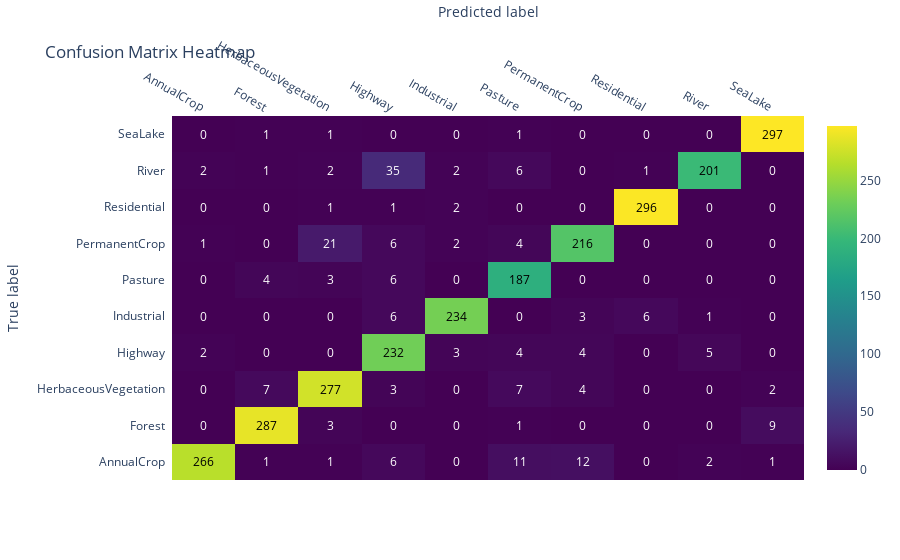

The cell this chart's notebook holds for it:
### Code cell
## using this because my matplotlib is broken
## feel free to use the block from above if yours work. 

import plotly.figure_factory as ff

z = cm.tolist()  # Convert the confusion matrix to a nested list
z_text = [["{:.0f}".format(y) for y in x] for x in z]  # Format values as strings

fig = ff.create_annotated_heatmap(
    z=z,
    x=class_names,
    y=class_names,
    annotation_text=z_text,
    colorscale="Viridis",
    showscale=True
)

fig.update_layout(
    title="Confusion Matrix Heatmap",
    xaxis_title="Predicted label",
    yaxis_title="True label",
    font=dict(size=12)
)

fig.show()

### Figure 1 — Plotly figure (JSON) as saved in the notebook; plotly's stock layout.template omitted (floating-point values rounded to 4 significant figures)
{"data": [{"colorscale": [[0, "#440154"], [0.1111, "#482878"], [0.2222, "#3e4989"], [0.3333, "#31688e"], [0.4444, "#26828e"], [0.5556, "#1f9e89"], [0.6667, "#35b779"], [0.7778, "#6ece58"], [0.8889, "#b5de2b"], [1, "#fde725"]], "reversescale": false, "showscale": true, "type": "heatmap", "x": ["AnnualCrop", "Forest", "HerbaceousVegetation", "Highway", "Industrial", "Pasture", "PermanentCrop", "Residential", "River", "SeaLake"], "y": ["AnnualCrop", "Forest", "HerbaceousVegetation", "Highway", "Industrial", "Pasture", "PermanentCrop", "Residential", "River", "SeaLake"], "z": [[266, 1, 1, 6, 0, 11, 12, 0, 2, 1], [0, 287, 3, 0, 0, 1, 0, 0, 0, 9], [0, 7, 277, 3, 0, 7, 4, 0, 0, 2], [2, 0, 0, 232, 3, 4, 4, 0, 5, 0], [0, 0, 0, 6, 234, 0, 3, 6, 1, 0], [0, 4, 3, 6, 0, 187, 0, 0, 0, 0], [1, 0, 21, 6, 2, 4, 216, 0, 0, 0], [0, 0, 1, 1, 2, 0, 0, 296, 0, 0], [2, 1, 2, 35, 2, 6, 0, 1, 201, 0], [0, 1, 1, 0, 0, 1, 0, 0, 0, 297]]}], "layout": {"annotations": [{"font": {"color": "#000000"}, "showarrow": false, "text": "266", "x": "AnnualCrop", "xref": "x", "y": "AnnualCrop", "yref": "y"}, {"font": {"color": "#FFFFFF"}, "showarrow": false, "text": "1", "x": "Forest", "xref": "x", "y": "AnnualCrop", "yref": "y"}, {"font": {"color": "#FFFFFF"}, "showarrow": false, "text": "1", "x": "HerbaceousVegetation", "xref": "x", "y": "AnnualCrop", "yref": "y"}, {"font": {"color": "#FFFFFF"}, "showarrow": false, "text": "6", "x": "Highway", "xref": "x", "y": "AnnualCrop", "yref": "y"}, {"font": {"color": "#FFFFFF"}, "showarrow": false, "text": "0", "x": "Industrial", "xref": "x", "y": "AnnualCrop", "yref": "y"}, {"font": {"color": "#FFFFFF"}, "showarrow": false, "text": "11", "x": "Pasture", "xref": "x", "y": "AnnualCrop", "yref": "y"}, {"font": {"color": "#FFFFFF"}, "showarrow": false, "text": "12", "x": "PermanentCrop", "xref": "x", "y": "AnnualCrop", "yref": "y"}, {"font": {"color": "#FFFFFF"}, "showarrow": false, "text": "0", "x": "Residential", "xref": "x", "y": "AnnualCrop", "yref": "y"}, {"font": {"color": "#FFFFFF"}, "showarrow": false, "text": "2", "x": "River", "xref": "x", "y": "AnnualCrop", "yref": "y"}, {"font": {"color": "#FFFFFF"}, "showarrow": false, "text": "1", "x": "SeaLake", "xref": "x", "y": "AnnualCrop", "yref": "y"}, {"font": {"color": "#FFFFFF"}, "showarrow": false, "text": "0", "x": "AnnualCrop", "xref": "x", "y": "Forest", "yref": "y"}, {"font": {"color": "#000000"}, "showarrow": false, "text": "287", "x": "Forest", "xref": "x", "y": "Forest", "yref": "y"}, {"font": {"color": "#FFFFFF"}, "showarrow": false, "text": "3", "x": "HerbaceousVegetation", "xref": "x", "y": "Forest", "yref": "y"}, {"font": {"color": "#FFFFFF"}, "showarrow": false, "text": "0", "x": "Highway", "xref": "x", "y": "Forest", "yref": "y"}, {"font": {"color": "#FFFFFF"}, "showarrow": false, "text": "0", "x": "Industrial", "xref": "x", "y": "Forest", "yref": "y"}, {"font": {"color": "#FFFFFF"}, "showarrow": false, "text": "1", "x": "Pasture", "xref": "x", "y": "Forest", "yref": "y"}, {"font": {"color": "#FFFFFF"}, "showarrow": false, "text": "0", "x": "PermanentCrop", "xref": "x", "y": "Forest", "yref": "y"}, {"font": {"color": "#FFFFFF"}, "showarrow": false, "text": "0", "x": "Residential", "xref": "x", "y": "Forest", "yref": "y"}, {"font": {"color": "#FFFFFF"}, "showarrow": false, "text": "0", "x": "River", "xref": "x", "y": "Forest", "yref": "y"}, {"font": {"color": "#FFFFFF"}, "showarrow": false, "text": "9", "x": "SeaLake", "xref": "x", "y": "Forest", "yref": "y"}, {"font": {"color": "#FFFFFF"}, "showarrow": false, "text": "0", "x": "AnnualCrop", "xref": "x", "y": "HerbaceousVegetation", "yref": "y"}, {"font": {"color": "#FFFFFF"}, "showarrow": false, "text": "7", "x": "Forest", "xref": "x", "y": "HerbaceousVegetation", "yref": "y"}, {"font": {"color": "#000000"}, "showarrow": false, "text": "277", "x": "HerbaceousVegetation", "xref": "x", "y": "HerbaceousVegetation", "yref": "y"}, {"font": {"color": "#FFFFFF"}, "showarrow": false, "text": "3", "x": "Highway", "xref": "x", "y": "HerbaceousVegetation", "yref": "y"}, {"font": {"color": "#FFFFFF"}, "showarrow": false, "text": "0", "x": "Industrial", "xref": "x", "y": "HerbaceousVegetation", "yref": "y"}, {"font": {"color": "#FFFFFF"}, "showarrow": false, "text": "7", "x": "Pasture", "xref": "x", "y": "HerbaceousVegetation", "yref": "y"}, {"font": {"color": "#FFFFFF"}, "showarrow": false, "text": "4", "x": "PermanentCrop", "xref": "x", "y": "HerbaceousVegetation", "yref": "y"}, {"font": {"color": "#FFFFFF"}, "showarrow": false, "text": "0", "x": "Residential", "xref": "x", "y": "HerbaceousVegetation", "yref": "y"}, {"font": {"color": "#FFFFFF"}, "showarrow": false, "text": "0", "x": "River", "xref": "x", "y": "HerbaceousVegetation", "yref": "y"}, {"font": {"color": "#FFFFFF"}, "showarrow": false, "text": "2", "x": "SeaLake", "xref": "x", "y": "HerbaceousVegetation", "yref": "y"}, {"font": {"color": "#FFFFFF"}, "showarrow": false, "text": "2", "x": "AnnualCrop", "xref": "x", "y": "Highway", "yref": "y"}, {"font": {"color": "#FFFFFF"}, "showarrow": false, "text": "0", "x": "Forest", "xref": "x", "y": "Highway", "yref": "y"}, {"font": {"color": "#FFFFFF"}, "showarrow": false, "text": "0", "x": "HerbaceousVegetation", "xref": "x", "y": "Highway", "yref": "y"}, {"font": {"color": "#000000"}, "showarrow": false, "text": "232", "x": "Highway", "xref": "x", "y": "Highway", "yref": "y"}, {"font": {"color": "#FFFFFF"}, "showarrow": false, "text": "3", "x": "Industrial", "xref": "x", "y": "Highway", "yref": "y"}, {"font": {"color": "#FFFFFF"}, "showarrow": false, "text": "4", "x": "Pasture", "xref": "x", "y": "Highway", "yref": "y"}, {"font": {"color": "#FFFFFF"}, "showarrow": false, "text": "4", "x": "PermanentCrop", "xref": "x", "y": "Highway", "yref": "y"}, {"font": {"color": "#FFFFFF"}, "showarrow": false, "text": "0", "x": "Residential", "xref": "x", "y": "Highway", "yref": "y"}, {"font": {"color": "#FFFFFF"}, "showarrow": false, "text": "5", "x": "River", "xref": "x", "y": "Highway", "yref": "y"}, {"font": {"color": "#FFFFFF"}, "showarrow": false, "text": "0", "x": "SeaLake", "xref": "x", "y": "Highway", "yref": "y"}, {"font": {"color": "#FFFFFF"}, "showarrow": false, "text": "0", "x": "AnnualCrop", "xref": "x", "y": "Industrial", "yref": "y"}, {"font": {"color": "#FFFFFF"}, "showarrow": false, "text": "0", "x": "Forest", "xref": "x", "y": "Industrial", "yref": "y"}, {"font": {"color": "#FFFFFF"}, "showarrow": false, "text": "0", "x": "HerbaceousVegetation", "xref": "x", "y": "Industrial", "yref": "y"}, {"font": {"color": "#FFFFFF"}, "showarrow": false, "text": "6", "x": "Highway", "xref": "x", "y": "Industrial", "yref": "y"}, {"font": {"color": "#000000"}, "showarrow": false, "text": "234", "x": "Industrial", "xref": "x", "y": "Industrial", "yref": "y"}, {"font": {"color": "#FFFFFF"}, "showarrow": false, "text": "0", "x": "Pasture", "xref": "x", "y": "Industrial", "yref": "y"}, {"font": {"color": "#FFFFFF"}, "showarrow": false, "text": "3", "x": "PermanentCrop", "xref": "x", "y": "Industrial", "yref": "y"}, {"font": {"color": "#FFFFFF"}, "showarrow": false, "text": "6", "x": "Residential", "xref": "x", "y": "Industrial", "yref": "y"}, {"font": {"color": "#FFFFFF"}, "showarrow": false, "text": "1", "x": "River", "xref": "x", "y": "Industrial", "yref": "y"}, {"font": {"color": "#FFFFFF"}, "showarrow": false, "text": "0", "x": "SeaLake", "xref": "x", "y": "Industrial", "yref": "y"}, {"font": {"color": "#FFFFFF"}, "showarrow": false, "text": "0", "x": "AnnualCrop", "xref": "x", "y": "Pasture", "yref": "y"}, {"font": {"color": "#FFFFFF"}, "showarrow": false, "text": "4", "x": "Forest", "xref": "x", "y": "Pasture", "yref": "y"}, {"font": {"color": "#FFFFFF"}, "showarrow": false, "text": "3", "x": "HerbaceousVegetation", "xref": "x", "y": "Pasture", "yref": "y"}, {"font": {"color": "#FFFFFF"}, "showarrow": false, "text": "6", "x": "Highway", "xref": "x", "y": "Pasture", "yref": "y"}, {"font": {"color": "#FFFFFF"}, "showarrow": false, "text": "0", "x": "Industrial", "xref": "x", "y": "Pasture", "yref": "y"}, {"font": {"color": "#000000"}, "showarrow": false, "text": "187", "x": "Pasture", "xref": "x", "y": "Pasture", "yref": "y"}, {"font": {"color": "#FFFFFF"}, "showarrow": false, "text": "0", "x": "PermanentCrop", "xref": "x", "y": "Pasture", "yref": "y"}, {"font": {"color": "#FFFFFF"}, "showarrow": false, "text": "0", "x": "Residential", "xref": "x", "y": "Pasture", "yref": "y"}, {"font": {"color": "#FFFFFF"}, "showarrow": false, "text": "0", "x": "River", "xref": "x", "y": "Pasture", "yref": "y"}, {"font": {"color": "#FFFFFF"}, "showarrow": false, "text": "0", "x": "SeaLake", "xref": "x", "y": "Pasture", "yref": "y"}, {"font": {"color": "#FFFFFF"}, "showarrow": false, "text": "1", "x": "AnnualCrop", "xref": "x", "y": "PermanentCrop", "yref": "y"}, {"font": {"color": "#FFFFFF"}, "showarrow": false, "text": "0", "x": "Forest", "xref": "x", "y": "PermanentCrop", "yref": "y"}, {"font": {"color": "#FFFFFF"}, "showarrow": false, "text": "21", "x": "HerbaceousVegetation", "xref": "x", "y": "PermanentCrop", "yref": "y"}, {"font": {"color": "#FFFFFF"}, "showarrow": false, "text": "6", "x": "Highway", "xref": "x", "y": "PermanentCrop", "yref": "y"}, {"font": {"color": "#FFFFFF"}, "showarrow": false, "text": "2", "x": "Industrial", "xref": "x", "y": "PermanentCrop", "yref": "y"}, {"font": {"color": "#FFFFFF"}, "showarrow": false, "text": "4", "x": "Pasture", "xref": "x", "y": "PermanentCrop", "yref": "y"}, {"font": {"color": "#000000"}, "showarrow": false, "text": "216", "x": "PermanentCrop", "xref": "x", "y": "PermanentCrop", "yref": "y"}, {"font": {"color": "#FFFFFF"}, "showarrow": false, "text": "0", "x": "Residential", "xref": "x", "y": "PermanentCrop", "yref": "y"}, {"font": {"color": "#FFFFFF"}, "showarrow": false, "text": "0", "x": "River", "xref": "x", "y": "PermanentCrop", "yref": "y"}, {"font": {"color": "#FFFFFF"}, "showarrow": false, "text": "0", "x": "SeaLake", "xref": "x", "y": "PermanentCrop", "yref": "y"}, {"font": {"color": "#FFFFFF"}, "showarrow": false, "text": "0", "x": "AnnualCrop", "xref": "x", "y": "Residential", "yref": "y"}, {"font": {"color": "#FFFFFF"}, "showarrow": false, "text": "0", "x": "Forest", "xref": "x", "y": "Residential", "yref": "y"}, {"font": {"color": "#FFFFFF"}, "showarrow": false, "text": "1", "x": "HerbaceousVegetation", "xref": "x", "y": "Residential", "yref": "y"}, {"font": {"color": "#FFFFFF"}, "showarrow": false, "text": "1", "x": "Highway", "xref": "x", "y": "Residential", "yref": "y"}, {"font": {"color": "#FFFFFF"}, "showarrow": false, "text": "2", "x": "Industrial", "xref": "x", "y": "Residential", "yref": "y"}, {"font": {"color": "#FFFFFF"}, "showarrow": false, "text": "0", "x": "Pasture", "xref": "x", "y": "Residential", "yref": "y"}, {"font": {"color": "#FFFFFF"}, "showarrow": false, "text": "0", "x": "PermanentCrop", "xref": "x", "y": "Residential", "yref": "y"}, {"font": {"color": "#000000"}, "showarrow": false, "text": "296", "x": "Residential", "xref": "x", "y": "Residential", "yref": "y"}, {"font": {"color": "#FFFFFF"}, "showarrow": false, "text": "0", "x": "River", "xref": "x", "y": "Residential", "yref": "y"}, {"font": {"color": "#FFFFFF"}, "showarrow": false, "text": "0", "x": "SeaLake", "xref": "x", "y": "Residential", "yref": "y"}, {"font": {"color": "#FFFFFF"}, "showarrow": false, "text": "2", "x": "AnnualCrop", "xref": "x", "y": "River", "yref": "y"}, {"font": {"color": "#FFFFFF"}, "showarrow": false, "text": "1", "x": "Forest", "xref": "x", "y": "River", "yref": "y"}, {"font": {"color": "#FFFFFF"}, "showarrow": false, "text": "2", "x": "HerbaceousVegetation", "xref": "x", "y": "River", "yref": "y"}, {"font": {"color": "#FFFFFF"}, "showarrow": false, "text": "35", "x": "Highway", "xref": "x", "y": "River", "yref": "y"}, {"font": {"color": "#FFFFFF"}, "showarrow": false, "text": "2", "x": "Industrial", "xref": "x", "y": "River", "yref": "y"}, {"font": {"color": "#FFFFFF"}, "showarrow": false, "text": "6", "x": "Pasture", "xref": "x", "y": "River", "yref": "y"}, {"font": {"color": "#FFFFFF"}, "showarrow": false, "text": "0", "x": "PermanentCrop", "xref": "x", "y": "River", "yref": "y"}, {"font": {"color": "#FFFFFF"}, "showarrow": false, "text": "1", "x": "Residential", "xref": "x", "y": "River", "yref": "y"}, {"font": {"color": "#000000"}, "showarrow": false, "text": "201", "x": "River", "xref": "x", "y": "River", "yref": "y"}, {"font": {"color": "#FFFFFF"}, "showarrow": false, "text": "0", "x": "SeaLake", "xref": "x", "y": "River", "yref": "y"}, {"font": {"color": "#FFFFFF"}, "showarrow": false, "text": "0", "x": "AnnualCrop", "xref": "x", "y": "SeaLake", "yref": "y"}, {"font": {"color": "#FFFFFF"}, "showarrow": false, "text": "1", "x": "Forest", "xref": "x", "y": "SeaLake", "yref": "y"}, {"font": {"color": "#FFFFFF"}, "showarrow": false, "text": "1", "x": "HerbaceousVegetation", "xref": "x", "y": "SeaLake", "yref": "y"}, {"font": {"color": "#FFFFFF"}, "showarrow": false, "text": "0", "x": "Highway", "xref": "x", "y": "SeaLake", "yref": "y"}, {"font": {"color": "#FFFFFF"}, "showarrow": false, "text": "0", "x": "Industrial", "xref": "x", "y": "SeaLake", "yref": "y"}, {"font": {"color": "#FFFFFF"}, "showarrow": false, "text": "1", "x": "Pasture", "xref": "x", "y": "SeaLake", "yref": "y"}, {"font": {"color": "#FFFFFF"}, "showarrow": false, "text": "0", "x": "PermanentCrop", "xref": "x", "y": "SeaLake", "yref": "y"}, {"font": {"color": "#FFFFFF"}, "showarrow": false, "text": "0", "x": "Residential", "xref": "x", "y": "SeaLake", "yref": "y"}, {"font": {"color": "#FFFFFF"}, "showarrow": false, "text": "0", "x": "River", "xref": "x", "y": "SeaLake", "yref": "y"}, {"font": {"color": "#000000"}, "showarrow": false, "text": "297", "x": "SeaLake", "xref": "x", "y": "SeaLake", "yref": "y"}], "font": {"size": 12}, "title": {"text": "Confusion Matrix Heatmap"}, "xaxis": {"dtick": 1, "gridcolor": "rgb(0, 0, 0)", "side": "top", "ticks": "", "title": {"text": "Predicted label"}}, "yaxis": {"dtick": 1, "ticks": "", "ticksuffix": "  ", "title": {"text": "True label"}}}}
